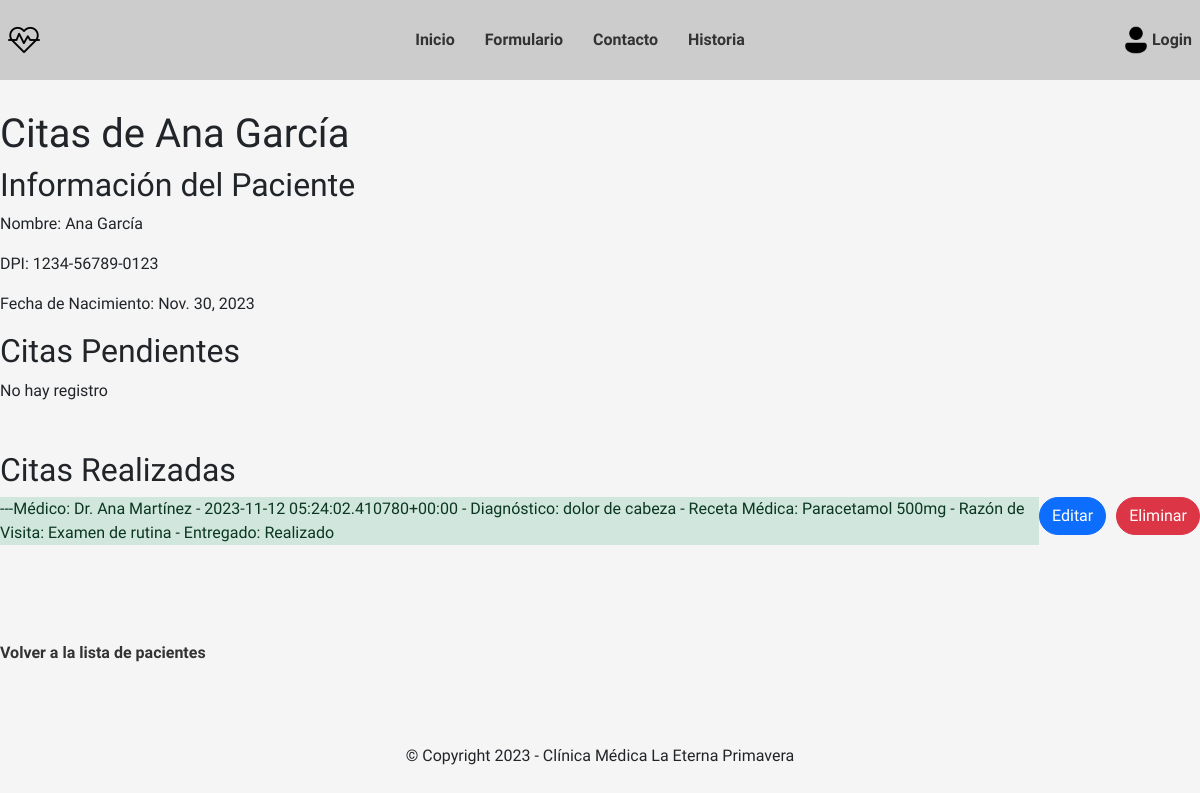
Page /paciente/1/citas/ on the earlier database version.
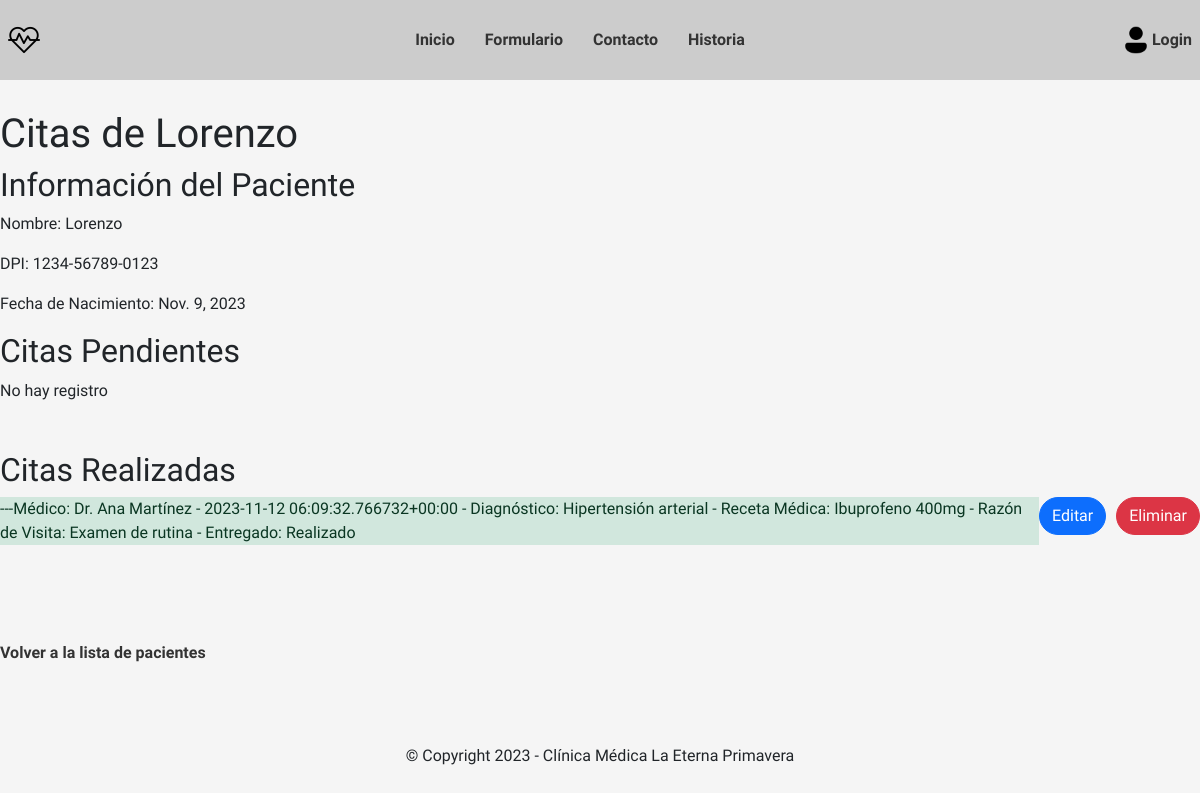
Same page on the later database version.
### clinica/models.py (models this page shows, shortened)
class Paciente(models.Model):
    nombre = models.CharField(max_length=128)
    dpi = models.CharField(max_length=64)
    fecha_de_nacimiento = models.DateField()
    direccion = models.CharField(max_length=128)
    numero_telefonico = models.CharField(max_length=64)

class Cita(models.Model):
    medico = models.ForeignKey(Medico, on_delete=models.CASCADE)
    paciente = models.ForeignKey(Paciente, on_delete=models.CASCADE)
    fecha_cita = models.DateTimeField()
    diagnostico = models.CharField(max_length=128, blank=True, null=True)
    receta_medica = models.CharField(max_length=128, blank=True, null=True)
    razon_de_visita = models.CharField(max_length=128, blank=True, null=True)
    cita_hecha = models.BooleanField(default=False)
    def estado_cita(self):
        return 'Realizado' if self.cita_hecha else 'No Realizado'
    def __str__(self):
        return f"---Médico: {self.medico.nombre} - {self.fecha_cita} - Diagnóstico: {self.diagnostico} - Receta Médica: {self.receta_medica} - Razón de Visita: {self.razon_de_visita} - Entregado: {self.estado_cita()}"

class Medico(models.Model):
    nombre = models.CharField(max_length=128)
    numero_colegiado = models.CharField(max_length=64)
    especialidad = models.CharField(max_length=64)

### clinica/views.py (the view)
# urls.py: path('paciente/<int:pk>/citas/', views.CitasPacienteView.as_view(), name='citas-paciente'),
class CitasPacienteView(DetailView):
    model = Paciente
    template_name = 'clinica/cita/paciente/citas_paciente.html'
    context_object_name = 'paciente'
    def get_context_data(self, **kwargs):
        context = super().get_context_data(**kwargs)
        paciente = self.object
        citas_paciente = paciente.cita_set.all()
        context['paciente'] = paciente
        context['citas_paciente'] = citas_paciente
        return context

### templates/clinica/cita/paciente/citas_paciente.html
{% extends 'base.html' %}
{% block content %}
  <h1>Citas de {{ paciente.nombre }}</h1>
  <h2>Información del Paciente</h2>
  <p>Nombre: {{ paciente.nombre }}</p>
  <p>DPI: {{ paciente.dpi }}</p>
  <p>Fecha de Nacimiento: {{ paciente.fecha_de_nacimiento }}</p>
  <h2>Citas Pendientes</h2>
  {% if citas_paciente %}
    <ul>
      {% for cita in citas_paciente %}
        {% if not cita.cita_hecha %}
          <div style="display: flex;">
            <div>
              <li class="list-group-item list-group-item-primary">{{ cita }}</li>
            </div>
            <div>
              <div class="container-btns">
                <a class="btn btn-primary" href="{% url 'clinica:cita-edit' cita.id %}">Editar</a>
                <a class="btn btn-danger" href="{% url 'clinica:cita-delete' cita.id %}">Eliminar</a>
              </div>
            </div>
          </div>
          <br>
          {% else %}
          No hay registro
        {% endif %}
      {% endfor %}
    </ul>
  {% else %}
    <p>No hay citas pendientes para este paciente.</p>
  {% endif %}
  <br>
  <br>
  <h2>Citas Realizadas</h2>
  {% if citas_paciente %}
    <ul>
      {% for cita in citas_paciente %}
        {% if cita.cita_hecha %}
          <div style="display: flex;">
            <div>
              <li class="list-group-item list-group-item-success">{{ cita }}</li>
            </div>
            <div>
              <div class="container-btns">
                <a class="btn btn-primary" href="{% url 'clinica:cita-edit' cita.id %}">Editar</a>
                <a class="btn btn-danger" href="{% url 'clinica:cita-delete' cita.id %}">Eliminar</a>
              </div>
            </div>
          </div>
          <br>
          {% else %}
          No hay registro
        {% endif %}
      {% endfor %}
    </ul>
  {% else %}
    <p>No hay citas realizadas para este paciente.</p>
  {% endif %}
    <br>
    <br>
    <br>
  <a href="{% url 'clinica:paciente-list' %}">Volver a la lista de pacientes</a>
{% endblock %}

Differences in the rows shown:
removed Cita: shows "No hay registro", medico+fecha_cita+diagnostico "---Médico: Dr. Ana Martínez - 2023-11-12 05:24:02.410780+00:00 - Diagnóstico: dolor de cabeza - Receta Médica: Paracetamol 500mg - Razón de Visita: Examen de rutina - Entregado: Realizado"
changed Paciente: nombre "Ana García" → "Lorenzo"; fecha_de_nacimiento "Nov. 30, 2023" → "Nov. 9, 2023"
added Cita: shows "No hay registro", medico+fecha_cita+diagnostico "---Médico: Dr. Ana Martínez - 2023-11-12 06:09:32.766732+00:00 - Diagnóstico: Hipertensión arterial - Receta Médica: Ibuprofeno 400mg - Razón de Visita: Examen de rutina - Entregado: Realizado"
